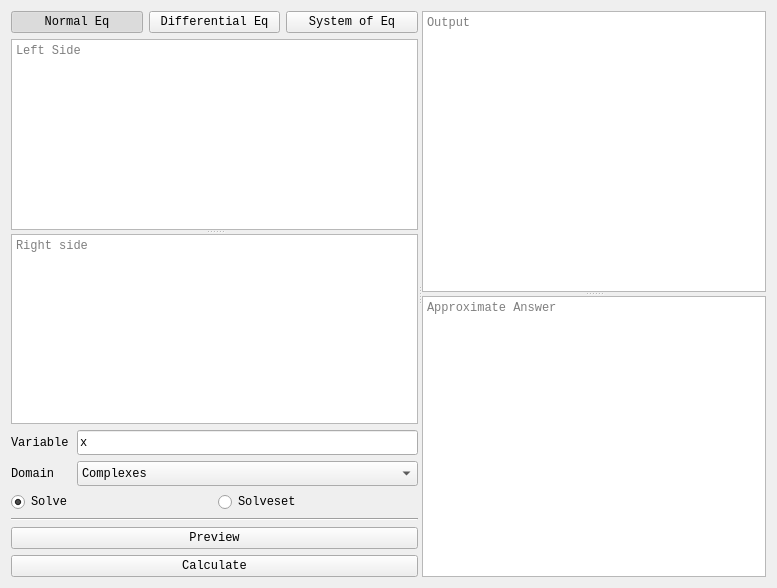
<?xml version="1.0" encoding="UTF-8"?>
<ui version="4.0">
 <class>Form</class>
 <widget class="QWidget" name="Form">
  <property name="geometry">
   <rect>
    <x>0</x>
    <y>0</y>
    <width>777</width>
    <height>588</height>
   </rect>
  </property>
  <property name="font">
   <font>
    <family>Courier New</family>
    <weight>50</weight>
    <bold>false</bold>
   </font>
  </property>
  <property name="windowTitle">
   <string>Form</string>
  </property>
  <property name="styleSheet">
   <string notr="true"/>
  </property>
  <layout class="QGridLayout" name="gridLayout">
   <item row="0" column="0">
    <widget class="QSplitter" name="splitter_3">
     <property name="orientation">
      <enum>Qt::Horizontal</enum>
     </property>
     <widget class="QWidget" name="layoutWidget">
      <layout class="QVBoxLayout" name="verticalLayout">
       <item>
        <widget class="QStackedWidget" name="eqStackedWidget">
         <property name="currentIndex">
          <number>0</number>
         </property>
         <widget class="QWidget" name="Normal">
          <layout class="QVBoxLayout" name="verticalLayout_2">
           <property name="leftMargin">
            <number>0</number>
           </property>
           <property name="topMargin">
            <number>0</number>
           </property>
           <property name="rightMargin">
            <number>0</number>
           </property>
           <property name="bottomMargin">
            <number>0</number>
           </property>
           <item>
            <layout class="QHBoxLayout" name="horizontalLayout_3">
             <property name="rightMargin">
              <number>0</number>
             </property>
             <item>
              <widget class="QPushButton" name="normalNormal">
               <property name="text">
                <string>Normal Eq</string>
               </property>
               <property name="checkable">
                <bool>true</bool>
               </property>
               <property name="checked">
                <bool>true</bool>
               </property>
               <property name="autoRepeat">
                <bool>false</bool>
               </property>
               <property name="autoExclusive">
                <bool>false</bool>
               </property>
              </widget>
             </item>
             <item>
              <widget class="QPushButton" name="normalDiff">
               <property name="mouseTracking">
                <bool>false</bool>
               </property>
               <property name="text">
                <string>Differential Eq</string>
               </property>
               <property name="checkable">
                <bool>true</bool>
               </property>
               <property name="autoRepeat">
                <bool>false</bool>
               </property>
               <property name="autoExclusive">
                <bool>false</bool>
               </property>
               <property name="autoDefault">
                <bool>false</bool>
               </property>
               <property name="default">
                <bool>false</bool>
               </property>
               <property name="flat">
                <bool>false</bool>
               </property>
              </widget>
             </item>
             <item>
              <widget class="QPushButton" name="normalSystem">
               <property name="text">
                <string>System of Eq</string>
               </property>
               <property name="checkable">
                <bool>true</bool>
               </property>
               <property name="autoExclusive">
                <bool>false</bool>
               </property>
              </widget>
             </item>
            </layout>
           </item>
           <item>
            <widget class="QSplitter" name="splitter_2">
             <property name="orientation">
              <enum>Qt::Vertical</enum>
             </property>
             <widget class="QTextEdit" name="EqNormalLeft">
              <property name="font">
               <font>
                <stylestrategy>PreferDefault</stylestrategy>
                <kerning>true</kerning>
               </font>
              </property>
              <property name="toolTip">
               <string>Left side of equation</string>
              </property>
              <property name="lineWrapMode">
               <enum>QTextEdit::NoWrap</enum>
              </property>
              <property name="placeholderText">
               <string>Left Side</string>
              </property>
             </widget>
             <widget class="QTextEdit" name="EqNormalRight">
              <property name="toolTip">
               <string>Right side of equation</string>
              </property>
              <property name="placeholderText">
               <string>Right side</string>
              </property>
             </widget>
            </widget>
           </item>
           <item>
            <layout class="QHBoxLayout" name="horizontalLayout_6">
             <item>
              <widget class="QLabel" name="label_2">
               <property name="minimumSize">
                <size>
                 <width>60</width>
                 <height>0</height>
                </size>
               </property>
               <property name="maximumSize">
                <size>
                 <width>60</width>
                 <height>16777215</height>
                </size>
               </property>
               <property name="toolTip">
                <string>Variable</string>
               </property>
               <property name="text">
                <string>Variable</string>
               </property>
              </widget>
             </item>
             <item>
              <widget class="QLineEdit" name="EqNormalVar">
               <property name="minimumSize">
                <size>
                 <width>0</width>
                 <height>25</height>
                </size>
               </property>
               <property name="toolTip">
                <string>Variable to solve for</string>
               </property>
               <property name="text">
                <string>x</string>
               </property>
              </widget>
             </item>
            </layout>
           </item>
           <item>
            <layout class="QHBoxLayout" name="horizontalLayout_2">
             <item>
              <widget class="QLabel" name="label">
               <property name="maximumSize">
                <size>
                 <width>60</width>
                 <height>16777215</height>
                </size>
               </property>
               <property name="text">
                <string>Domain</string>
               </property>
              </widget>
             </item>
             <item>
              <widget class="QComboBox" name="EqNormalDomain">
               <property name="minimumSize">
                <size>
                 <width>0</width>
                 <height>25</height>
                </size>
               </property>
               <property name="font">
                <font>
                 <family>Courier New</family>
                 <kerning>true</kerning>
                </font>
               </property>
               <property name="focusPolicy">
                <enum>Qt::WheelFocus</enum>
               </property>
               <property name="toolTip">
                <string>Domain of equation, only works on Solveset unless 'verify domain' is checked</string>
               </property>
               <property name="styleSheet">
                <string notr="true"/>
               </property>
               <property name="editable">
                <bool>false</bool>
               </property>
               <property name="currentIndex">
                <number>4</number>
               </property>
               <property name="frame">
                <bool>true</bool>
               </property>
               <item>
                <property name="text">
                 <string>Naturals</string>
                </property>
               </item>
               <item>
                <property name="text">
                 <string>Naturals0</string>
                </property>
               </item>
               <item>
                <property name="text">
                 <string>Integers</string>
                </property>
               </item>
               <item>
                <property name="text">
                 <string>Reals</string>
                </property>
               </item>
               <item>
                <property name="text">
                 <string>Complexes</string>
                </property>
               </item>
               <item>
                <property name="text">
                 <string>Interval(-oo, 0)</string>
                </property>
               </item>
              </widget>
             </item>
            </layout>
           </item>
           <item>
            <layout class="QHBoxLayout" name="horizontalLayout">
             <item>
              <widget class="QRadioButton" name="EqNormalSolve">
               <property name="toolTip">
                <string>Algebraically solves equations</string>
               </property>
               <property name="text">
                <string>Solve</string>
               </property>
               <property name="checkable">
                <bool>true</bool>
               </property>
               <property name="checked">
                <bool>true</bool>
               </property>
              </widget>
             </item>
             <item>
              <widget class="QRadioButton" name="EqNormalSolveSet">
               <property name="toolTip">
                <string>See SymPy 'Solveset' for more information</string>
               </property>
               <property name="text">
                <string>Solveset</string>
               </property>
              </widget>
             </item>
            </layout>
           </item>
          </layout>
         </widget>
         <widget class="QWidget" name="Diff">
          <layout class="QVBoxLayout" name="verticalLayout_3">
           <property name="leftMargin">
            <number>0</number>
           </property>
           <property name="topMargin">
            <number>0</number>
           </property>
           <property name="rightMargin">
            <number>0</number>
           </property>
           <property name="bottomMargin">
            <number>0</number>
           </property>
           <item>
            <layout class="QHBoxLayout" name="horizontalLayout_4">
             <property name="rightMargin">
              <number>0</number>
             </property>
             <item>
              <widget class="QPushButton" name="diffNormal">
               <property name="text">
                <string>Normal Eq</string>
               </property>
               <property name="checkable">
                <bool>true</bool>
               </property>
               <property name="checked">
                <bool>false</bool>
               </property>
               <property name="autoExclusive">
                <bool>false</bool>
               </property>
              </widget>
             </item>
             <item>
              <widget class="QPushButton" name="diffDiff">
               <property name="text">
                <string>Differential Eq</string>
               </property>
               <property name="checkable">
                <bool>true</bool>
               </property>
               <property name="checked">
                <bool>false</bool>
               </property>
               <property name="autoExclusive">
                <bool>false</bool>
               </property>
              </widget>
             </item>
             <item>
              <widget class="QPushButton" name="diffSystem">
               <property name="text">
                <string>System of Eq</string>
               </property>
               <property name="checkable">
                <bool>true</bool>
               </property>
               <property name="autoExclusive">
                <bool>false</bool>
               </property>
              </widget>
             </item>
            </layout>
           </item>
           <item>
            <widget class="QTextEdit" name="EqDiffLeft">
             <property name="toolTip">
              <string>Left side of equation, to type derivative use either f''(x) or SymPy's diff(). Previewing will show classifications</string>
             </property>
             <property name="html">
              <string>&lt;!DOCTYPE HTML PUBLIC &quot;-//W3C//DTD HTML 4.0//EN&quot; &quot;http://www.w3.org/TR/REC-html40/strict.dtd&quot;&gt;
&lt;html&gt;&lt;head&gt;&lt;meta name=&quot;qrichtext&quot; content=&quot;1&quot; /&gt;&lt;style type=&quot;text/css&quot;&gt;
p, li { white-space: pre-wrap; }
&lt;/style&gt;&lt;/head&gt;&lt;body style=&quot; font-family:'Courier New'; font-size:8.25pt; font-weight:400; font-style:normal;&quot;&gt;
&lt;p style=&quot;-qt-paragraph-type:empty; margin-top:0px; margin-bottom:0px; margin-left:0px; margin-right:0px; -qt-block-indent:0; text-indent:0px;&quot;&gt;&lt;br /&gt;&lt;/p&gt;&lt;/body&gt;&lt;/html&gt;</string>
             </property>
             <property name="placeholderText">
              <string>Left Side</string>
             </property>
            </widget>
           </item>
           <item>
            <widget class="QTextEdit" name="EqDiffRight">
             <property name="toolTip">
              <string>Right side of equation, to type derivative use either f''(x) or SymPy's diff(). Previewing will show classifications</string>
             </property>
             <property name="placeholderText">
              <string>Right Side</string>
             </property>
            </widget>
           </item>
           <item>
            <layout class="QHBoxLayout" name="horizontalLayout_12">
             <item>
              <widget class="QLabel" name="label_3">
               <property name="minimumSize">
                <size>
                 <width>56</width>
                 <height>0</height>
                </size>
               </property>
               <property name="text">
                <string>Hint</string>
               </property>
              </widget>
             </item>
             <item>
              <widget class="QLineEdit" name="EqDiffHint">
               <property name="toolTip">
                <string>The solving method that you want dsolve to use</string>
               </property>
              </widget>
             </item>
            </layout>
           </item>
           <item>
            <layout class="QHBoxLayout" name="horizontalLayout_5">
             <item>
              <widget class="QLabel" name="label_5">
               <property name="text">
                <string>Function</string>
               </property>
              </widget>
             </item>
             <item>
              <widget class="QLineEdit" name="EqDiffFunc">
               <property name="toolTip">
                <string>Function of one variable whose derivatives in that variable make up the ordinary differential equation</string>
               </property>
               <property name="text">
                <string>f(x)</string>
               </property>
              </widget>
             </item>
            </layout>
           </item>
          </layout>
         </widget>
         <widget class="QWidget" name="System">
          <layout class="QVBoxLayout" name="verticalLayout_4">
           <property name="leftMargin">
            <number>0</number>
           </property>
           <property name="topMargin">
            <number>0</number>
           </property>
           <property name="rightMargin">
            <number>0</number>
           </property>
           <property name="bottomMargin">
            <number>0</number>
           </property>
           <item>
            <layout class="QHBoxLayout" name="horizontalLayout_7">
             <property name="rightMargin">
              <number>0</number>
             </property>
             <item>
              <widget class="QPushButton" name="systemNormal">
               <property name="text">
                <string>Normal Eq</string>
               </property>
               <property name="checkable">
                <bool>true</bool>
               </property>
               <property name="autoExclusive">
                <bool>false</bool>
               </property>
              </widget>
             </item>
             <item>
              <widget class="QPushButton" name="systemDiff">
               <property name="text">
                <string>Differential Eq</string>
               </property>
               <property name="checkable">
                <bool>true</bool>
               </property>
               <property name="autoExclusive">
                <bool>false</bool>
               </property>
              </widget>
             </item>
             <item>
              <widget class="QPushButton" name="systemSystem">
               <property name="text">
                <string>System of Eq</string>
               </property>
               <property name="checkable">
                <bool>true</bool>
               </property>
               <property name="checked">
                <bool>false</bool>
               </property>
               <property name="autoExclusive">
                <bool>false</bool>
               </property>
              </widget>
             </item>
            </layout>
           </item>
           <item>
            <layout class="QHBoxLayout" name="horizontalLayout_8">
             <item>
              <widget class="QLabel" name="label_7">
               <property name="maximumSize">
                <size>
                 <width>137</width>
                 <height>16777215</height>
                </size>
               </property>
               <property name="text">
                <string>Number of Equations</string>
               </property>
              </widget>
             </item>
             <item>
              <widget class="QSpinBox" name="EqSysNo">
               <property name="minimumSize">
                <size>
                 <width>0</width>
                 <height>30</height>
                </size>
               </property>
               <property name="styleSheet">
                <string notr="true"/>
               </property>
               <property name="minimum">
                <number>1</number>
               </property>
               <property name="maximum">
                <number>999</number>
               </property>
              </widget>
             </item>
            </layout>
           </item>
           <item>
            <widget class="QScrollArea" name="EqSysScroll">
             <property name="verticalScrollBarPolicy">
              <enum>Qt::ScrollBarAsNeeded</enum>
             </property>
             <property name="horizontalScrollBarPolicy">
              <enum>Qt::ScrollBarAsNeeded</enum>
             </property>
             <property name="sizeAdjustPolicy">
              <enum>QAbstractScrollArea::AdjustToContentsOnFirstShow</enum>
             </property>
             <property name="widgetResizable">
              <bool>true</bool>
             </property>
             <widget class="QWidget" name="scrollAreaWidgetContents">
              <property name="geometry">
               <rect>
                <x>0</x>
                <y>0</y>
                <width>400</width>
                <height>369</height>
               </rect>
              </property>
             </widget>
            </widget>
           </item>
           <item>
            <layout class="QHBoxLayout" name="horizontalLayout_10">
             <item>
              <widget class="QLabel" name="label_4">
               <property name="maximumSize">
                <size>
                 <width>77</width>
                 <height>16777215</height>
                </size>
               </property>
               <property name="text">
                <string>Domain</string>
               </property>
              </widget>
             </item>
             <item>
              <widget class="QComboBox" name="EqSysDomain">
               <property name="minimumSize">
                <size>
                 <width>0</width>
                 <height>25</height>
                </size>
               </property>
               <property name="font">
                <font>
                 <family>Courier New</family>
                 <kerning>true</kerning>
                </font>
               </property>
               <property name="focusPolicy">
                <enum>Qt::WheelFocus</enum>
               </property>
               <property name="toolTip">
                <string>Domain of equation, only works on Solveset unless 'verify domain' is checked</string>
               </property>
               <property name="styleSheet">
                <string notr="true"/>
               </property>
               <property name="editable">
                <bool>false</bool>
               </property>
               <property name="currentIndex">
                <number>4</number>
               </property>
               <property name="frame">
                <bool>true</bool>
               </property>
               <item>
                <property name="text">
                 <string>Naturals</string>
                </property>
               </item>
               <item>
                <property name="text">
                 <string>Naturals0</string>
                </property>
               </item>
               <item>
                <property name="text">
                 <string>Integers</string>
                </property>
               </item>
               <item>
                <property name="text">
                 <string>Reals</string>
                </property>
               </item>
               <item>
                <property name="text">
                 <string>Complexes</string>
                </property>
               </item>
               <item>
                <property name="text">
                 <string>Interval(-oo, 0)</string>
                </property>
               </item>
              </widget>
             </item>
            </layout>
           </item>
           <item>
            <layout class="QHBoxLayout" name="horizontalLayout_9">
             <item>
              <widget class="QLabel" name="label_8">
               <property name="toolTip">
                <string>Enter variables to solve for separated by anything other than a-z, 0-9, and _</string>
               </property>
               <property name="text">
                <string>Variable(s)</string>
               </property>
              </widget>
             </item>
             <item>
              <widget class="QLineEdit" name="EqSysVar">
               <property name="toolTip">
                <string>Enter variables to solve for separated by anything other than a-z, 0-9, and _</string>
               </property>
              </widget>
             </item>
            </layout>
           </item>
          </layout>
         </widget>
        </widget>
       </item>
       <item>
        <widget class="Line" name="line">
         <property name="orientation">
          <enum>Qt::Horizontal</enum>
         </property>
        </widget>
       </item>
       <item>
        <widget class="QPushButton" name="EqPrev">
         <property name="toolTip">
          <string>Preview the equation</string>
         </property>
         <property name="text">
          <string>Preview</string>
         </property>
        </widget>
       </item>
       <item>
        <widget class="QPushButton" name="EqCalc">
         <property name="sizePolicy">
          <sizepolicy hsizetype="Minimum" vsizetype="Fixed">
           <horstretch>0</horstretch>
           <verstretch>0</verstretch>
          </sizepolicy>
         </property>
         <property name="toolTip">
          <string>Calculate the equation - Shift + Enter</string>
         </property>
         <property name="text">
          <string>Calculate</string>
         </property>
        </widget>
       </item>
      </layout>
      <zorder>line</zorder>
      <zorder>EqPrev</zorder>
      <zorder>EqCalc</zorder>
      <zorder>eqStackedWidget</zorder>
     </widget>
     <widget class="QSplitter" name="splitter">
      <property name="orientation">
       <enum>Qt::Vertical</enum>
      </property>
      <property name="childrenCollapsible">
       <bool>false</bool>
      </property>
      <widget class="QTextBrowser" name="EqOut">
       <property name="toolTip">
        <string>Exact answer of calculation</string>
       </property>
       <property name="lineWrapMode">
        <enum>QTextEdit::NoWrap</enum>
       </property>
       <property name="placeholderText">
        <string>Output</string>
       </property>
      </widget>
      <widget class="QTextBrowser" name="EqApprox">
       <property name="sizePolicy">
        <sizepolicy hsizetype="Expanding" vsizetype="Ignored">
         <horstretch>0</horstretch>
         <verstretch>0</verstretch>
        </sizepolicy>
       </property>
       <property name="toolTip">
        <string>Approximate answer of calculation</string>
       </property>
       <property name="placeholderText">
        <string>Approximate Answer</string>
       </property>
      </widget>
     </widget>
    </widget>
   </item>
  </layout>
 </widget>
 <resources/>
 <connections/>
</ui>
